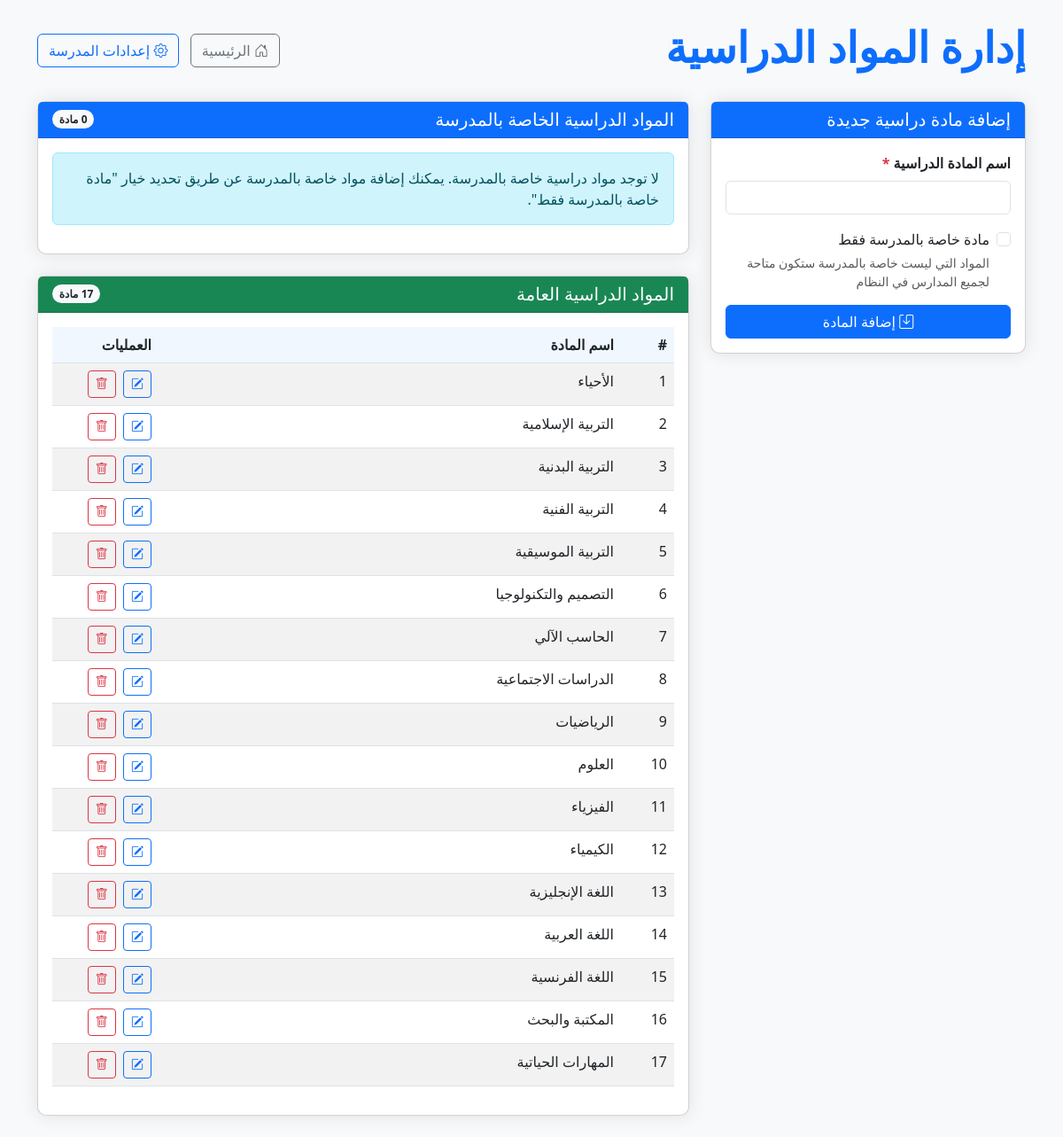
/subjects_management.php, run on the app's committed database.
### tables this page shows
CREATE TABLE `subjects` (
  `id` int NOT NULL,
  `name` varchar(255) NOT NULL,
  `school_id` int DEFAULT NULL,
  `is_school_specific` tinyint(1) NOT NULL DEFAULT '0',
  `is_active` tinyint(1) NOT NULL DEFAULT '1',
  `created_by` int DEFAULT NULL,
  `updated_by` int DEFAULT NULL,
  `created_at` timestamp NULL DEFAULT CURRENT_TIMESTAMP,
  `updated_at` timestamp NULL DEFAULT CURRENT_TIMESTAMP ON UPDATE CURRENT_TIMESTAMP
);

### includes/db_connection.php (called while the page is built, shortened)
<?php
$dsn = "mysql:host=" . DB_HOST . ";dbname=" . DB_NAME . ";charset=" . DB_CHARSET;
$options = [
    PDO::ATTR_ERRMODE            => PDO::ERRMODE_EXCEPTION,
    PDO::ATTR_DEFAULT_FETCH_MODE => PDO::FETCH_ASSOC,
    PDO::ATTR_EMULATE_PREPARES   => false,
];
try {
    $pdo = new PDO($dsn, DB_USER, DB_PASS, $options);
    $pdo->exec("SET NAMES utf8mb4");
    $pdo->exec("SET CHARACTER SET utf8mb4");
    $pdo->exec("SET collation_connection = utf8mb4_unicode_ci");
} catch (PDOException $e) {
    die("فشل الاتصال بقاعدة البيانات: " . $e->getMessage());
}
function query($sql, $params = []) {
    global $pdo;
    $stmt = $pdo->prepare($sql);
    $stmt->execute($params);
    return $stmt->fetchAll();
}
function query_row($sql, $params = []) {
    global $pdo;
    $stmt = $pdo->prepare($sql);
    $stmt->execute($params);
    return $stmt->fetch();
}

### subjects_management.php (the view, shortened to what this page needs)
<?php
require_once 'includes/db_connection.php';
$school = query_row("SELECT id FROM schools LIMIT 1");
$school_id = $school['id'];
$subject_id = 0;
$subject_name = '';
$is_school_specific = false;
$subjects = query("SELECT * FROM subjects WHERE school_id = ? OR school_id IS NULL ORDER BY name", [$school_id]);
$general_subjects = [];
$school_subjects = [];
foreach ($subjects as $subject) {
    if (is_null($subject['school_id'])) {
        $general_subjects[] = $subject;
    } else {
        $school_subjects[] = $subject;
    }
}
?>
<!DOCTYPE html>
<html lang="ar" dir="rtl">
<head>
    <link rel="stylesheet" href="https://cdn.jsdelivr.net/npm/bootstrap@5.3.0/dist/css/bootstrap.rtl.min.css">
    <link rel="stylesheet" href="https://cdn.jsdelivr.net/npm/bootstrap-icons@1.10.0/font/bootstrap-icons.css">
</head>
<body>
    <div class="container py-4">
        <div class="d-flex justify-content-between align-items-center mb-4">
            <h1 class="display-5 fw-bold text-primary">إدارة المواد الدراسية</h1>
            <div>
                <a href="index.php" class="btn btn-outline-secondary me-2">
                    <i class="bi bi-house-door"></i> الرئيسية
                </a>
                <a href="school_settings.php" class="btn btn-outline-primary">
                    <i class="bi bi-gear"></i> إعدادات المدرسة
                </a>
            </div>
        </div>
        <div class="row">
            <div class="col-md-4 mb-4">
                <div class="card">
                    <div class="card-header bg-primary text-white">
                        <h5 class="mb-0">
                            <?php echo $subject_id > 0 ? 'تعديل مادة دراسية' : 'إضافة مادة دراسية جديدة'; ?>
                        </h5>
                    </div>
                    <div class="card-body">
                        <form method="post">
                            <div class="mb-3">
                                <label for="subject_name" class="form-label">اسم المادة الدراسية <span class="text-danger">*</span></label>
                                <input type="text" class="form-control" id="subject_name" name="subject_name" value="<?php echo $subject_name; ?>" required>
                            </div>
                            <div class="mb-3 form-check">
                                <input type="checkbox" class="form-check-input" id="is_school_specific" name="is_school_specific" <?php echo $is_school_specific ? 'checked' : ''; ?>>
                                <label class="form-check-label" for="is_school_specific">مادة خاصة بالمدرسة فقط</label>
                                <div class="form-text">
                                    المواد التي ليست خاصة بالمدرسة ستكون متاحة لجميع المدارس في النظام
                                </div>
                            </div>
                            <div class="d-grid gap-2">
                                <button type="submit" class="btn btn-primary">
                                    <i class="bi bi-save"></i>
                                    <?php echo $subject_id > 0 ? 'تحديث المادة' : 'إضافة المادة'; ?>
                                </button>
                            </div>
                        </form>
                    </div>
                </div>
            </div>
            <div class="col-md-8">
                <div class="card mb-4">
                    <div class="card-header bg-primary text-white d-flex justify-content-between align-items-center">
                        <h5 class="mb-0">المواد الدراسية الخاصة بالمدرسة</h5>
                        <span class="badge bg-light text-dark rounded-pill"><?php echo count($school_subjects); ?> مادة</span>
                    </div>
                    <div class="card-body">
                        <?php if (empty($school_subjects)): ?>
                            <div class="alert alert-info">
                                لا توجد مواد دراسية خاصة بالمدرسة. يمكنك إضافة مواد خاصة بالمدرسة عن طريق تحديد خيار "مادة خاصة بالمدرسة فقط".
                            </div>
                        <?php endif; ?>
                    </div>
                </div>
                <div class="card">
                    <div class="card-header bg-success text-white d-flex justify-content-between align-items-center">
                        <h5 class="mb-0">المواد الدراسية العامة</h5>
                        <span class="badge bg-light text-dark rounded-pill"><?php echo count($general_subjects); ?> مادة</span>
                    </div>
                    <div class="card-body">
                        <?php if (empty($general_subjects)): ?>
                            <div class="alert alert-info">
                                لا توجد مواد دراسية عامة. يمكنك إضافة مواد عامة متاحة لجميع المدارس.
                            </div>
                        <?php else: ?>
                            <div class="table-responsive">
                                <table class="table table-striped table-hover subject-table">
                                    <thead>
                                        <tr>
                                            <th style="width: 60px;">#</th>
                                            <th>اسم المادة</th>
                                            <th style="width: 120px;">العمليات</th>
                                        </tr>
                                    </thead>
                                    <tbody>
                                        <?php foreach ($general_subjects as $index => $subject): ?>
                                            <tr>
                                                <td><?php echo $index + 1; ?></td>
                                                <td><?php echo htmlspecialchars($subject['name']); ?></td>
                                                <td>
                                                    <a href="subjects_management.php?edit_id=<?php echo $subject['id']; ?>" class="btn btn-sm btn-outline-primary me-1">
                                                        <i class="bi bi-pencil-square"></i>
                                                    </a>
                                                    <a href="#" onclick="confirmDelete(<?php echo $subject['id']; ?>, '<?php echo htmlspecialchars($subject['name']); ?>')" class="btn btn-sm btn-outline-danger">
                                                        <i class="bi bi-trash"></i>
                                                    </a>
                                                </td>
                                            </tr>
                                        <?php endforeach; ?>
                                    </tbody>
                                </table>
                            </div>
                        <?php endif; ?>
                    </div>
                </div>
            </div>
        </div>
    </div>
</body>
</html>

### subjects_management.php (style rules this page uses)
body { background-color: #f8f9fa; }
.card { border-radius: 10px; box-shadow: 0 0 20px rgba(0, 0, 0, 0.1); }
.form-label { font-weight: 600; }
.subject-table th { background-color: #f0f7ff; }

### data on the page
subjects: name "الأحياء"
subjects: name "التربية الإسلامية"
subjects: name "التربية البدنية"
subjects: name "التربية الفنية"
subjects: name "التربية الموسيقية"
subjects: name "التصميم والتكنولوجيا"
subjects: name "الحاسب الآلي"
subjects: name "الدراسات الاجتماعية"
subjects: name "الرياضيات"
subjects: name "العلوم"
subjects: name "الفيزياء"
subjects: name "الكيمياء"
subjects: name "اللغة الإنجليزية"
subjects: name "اللغة العربية"
subjects: name "اللغة الفرنسية"
subjects: name "المكتبة والبحث"
subjects: name "المهارات الحياتية"
